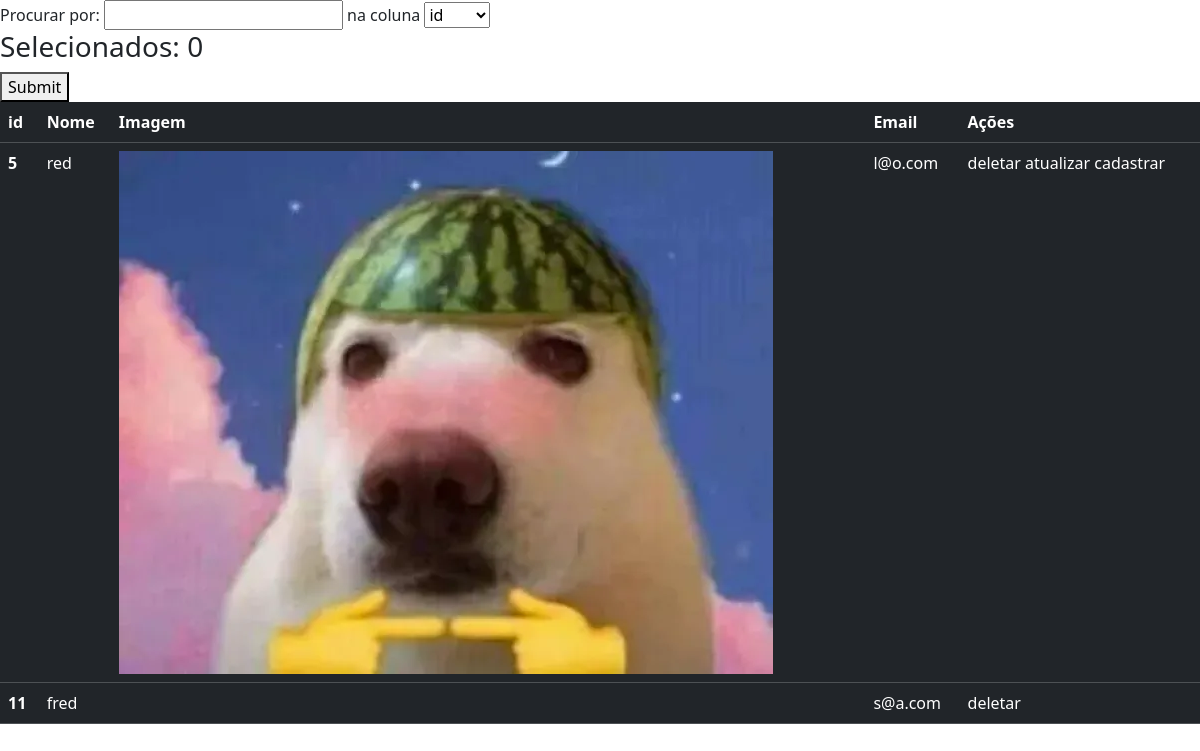
Page /deletar/admin (signed in) on the committed database.
### Aplicativo/models.py (models this page shows)
class Admins(models.Model):
    nome = models.CharField(max_length=100)
    email = models.EmailField(max_length=100)
    senha = models.CharField(max_length=100)
    acoes = models.CharField(max_length=100,null=True, blank=False)
    imagem = models.FileField(upload_to='imagem_admins', null=True, blank=False)

### Aplicativo/views.py (the view)
# urls.py: path('deletar/<str:user>',deletar,name='deletar'),
def deletar(request,user):
        if verificar_se_o_usuario_pode_realizar_a_acao_equisitada(request,'deletar') == True:
            return redirect(retornar_index)
        dados = dados_universsais
        dados['tabela_user_passado_como_parametro'] = user
        dados['modo'] = 'deletar'
        if user.lower() == 'aluno':
            dados['usuarios'] = Alunos.objects.all().values()
            return render(request,'deletar/deletar.html', dados)
        elif user.lower() == 'professor':
            dados['usuarios'] = Professores.objects.all().values()
            return render(request,'deletar/deletar.html', dados)
        elif user.lower() == 'admin':
            dados['usuarios'] = Admins.objects.all().values()
            if dados['user'] == 'admin':
                dados['id_do_user_logado'] = Admins.objects.get(nome=dados['nome_user_logado'],senha=dados['senha_user_logado']).id
            return render(request,'deletar/deletar.html', dados)
        elif user.lower() == 'eletiva':
            dados['usuarios'] = Eletivas.objects.all().values()
            return render(request,'deletar/deletar.html', dados)
        else:
            messages.info(request,'Usuário não identificado')
            return redirect(retornar_index)

### Aplicativo/views.py (called while the page is built)
def verificar_se_o_usuario_pode_realizar_a_acao_equisitada(request,acao):
    user = request.session['user']
    if user == None:
        return True
    elif user == 'admin':
        if acao in request.session['lista_de_acoes']:
            return False
        else:
            return True
    elif user == 'ADMIN':
        return False
    else:
        return True

### Aplicativo/templates/deletar/deletar.html (shortened to what this page needs)
{% load static %}
<!DOCTYPE html>
<html lang="en">
<head>
    <link href="https://cdn.jsdelivr.net/npm/bootstrap@5.3.3/dist/css/bootstrap.min.css" rel="stylesheet">
</head>
<body>
    {% if tabela_user_passado_como_parametro == 'admin'%}
        {% include 'tabelas/admin_tabela.html' %}
    {% elif tabela_user_passado_como_parametro == 'eletiva' %}
        {% include 'tabelas/eletiva_tabela.html' %}
        {% block tabela_eletiva %}
        {% endblock %}
    {% else %}
        {% include 'tabelas/aluno_professor_tabela.html' %}
        {% block tabela_aluno_professor %}
        {% endblock %}
    {% endif %}
</body>
</html>

### Aplicativo/templates/tabelas/admin_tabela.html (shortened to what this page needs)
{%block tabela_admin%}
<div id="table-py">
    <div id="form-div">
        <label for="ordem">Procurar por:</label>
        <input type="text" id="ordem" name="ordem" onkeyup="pesquisar(this)">
        <label for="coluna"> na coluna</label>
        <select name="coluna" id="coluna">
            <option value="id" selected>id</option>
        </select>
    {%if modo == "deletar" %}
        <h3>Selecionados: <span id="numero_selecionados">0</span></h3>
        <button onclick="ir_para_o_site()">Submit</button>
    {% endif %}
    </div>
    <table id="tabela" class="table table-dark" data-user="{{tabela_user_passado_como_parametro}}" data-id_do_user_logado="{{id_do_user_logado}}">
        <thead>
          <tr>
            <th scope="col">id</th>
            <th scope="col">Nome</th>
            <th scope="col">Imagem</th>
            <th scope="col">Email</th>
            <th scope="col">Ações</th>
          </tr>
        </thead>
        <tbody>
            {% for i in usuarios %}
                <tr id="{{i.id}}" onclick="adicionar_linha(this)">
                    <th scope="row" class="id" data-id="{{i.id}}">{{i.id}}</th>
                    <td class="nome" data-id="{{i.id}}">{{i.nome}}</td>
                    <td class="nome" data-id="{{i.id}}"><img src="../../../media/{{i.imagem}}" alt=""></td>
                    <td class="email" data-id="{{i.id}}">{{i.email}}</td>
                    <td class="acoes" data-id="{{i.id}}">{{i.acoes}}</td>
                </tr>
            {% endfor %}
        </tbody>
      </table>
</div>
{% endblock %}

### rows in the picture
Admins: id "5", nome "red", imagem (picture), email "l@o.com", acoes "deletar atualizar cadastrar"
Admins: id "11", nome "fred", email "s@a.com", acoes "deletar"
